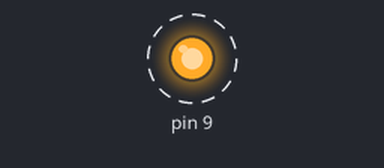
Simulated run of this sketch. Board: Arduino Uno, built with avr-gcc and run on an emulated ATmega328P. Parts: output pins drawn as LEDs (lit = HIGH). Dashed ring = blinking.

Above: at 0.2 s.
Timing chart, 0 to 3.0 s (numbered marks = the images above):
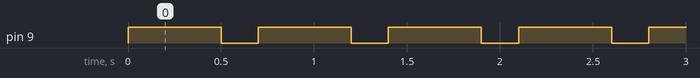

The sketch:

flasher_limp.ino
```cpp
void setup() {
  pinMode(9, OUTPUT);
}

void loop() {
 digitalWrite(9, HIGH);
 delay(500);
 digitalWrite(9, LOW);
 delay(200);
}
```

Measured:
- by itself, pin 9: alternates HIGH for 0.50 s and LOW for 0.20 s
